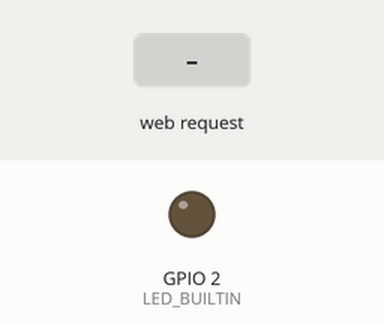
The sketch below on a simulated ESP32. Shown: output pins drawn as LEDs (lit = HIGH). The inputs (shaded band) are chosen by the test bench. WiFi joins after 1.5 s; servers stay silent unless stated; storage starts empty; what the sketch prints to the serial monitor is not drawn.

Above: at 2.7 s.
2.8 s: HTTP request GET /on received
At 3.7 s:
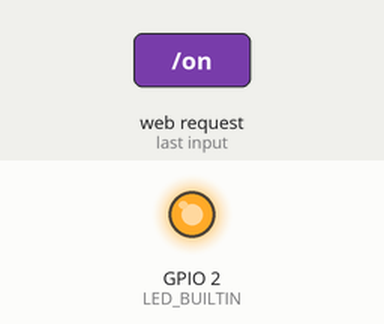
4.3 s: HTTP request GET /off received
At 4.8 s:
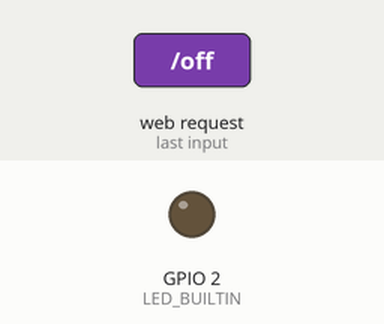
Timing chart, 0 to 7.3 s (numbered marks = the images above; inputs shaded):
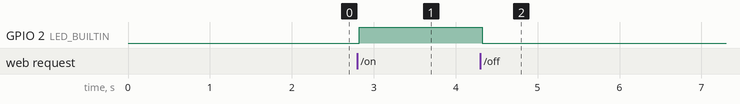

Measured:
- after the input at 2.8 s, GPIO 2 (LED_BUILTIN): LOW → HIGH at once
- after the input at 4.3 s, GPIO 2 (LED_BUILTIN): HIGH → LOW at once

The sketch:

SPIFFS.ino
```cpp
//
// A simple server implementation showing how to:
//  * serve static messages
//  * read GET and POST parameters
//  * handle missing pages / 404s
//
#define LED_BUILTIN 2
#include <Arduino.h>
#ifdef ESP32
#include <WiFi.h>
#include <AsyncTCP.h>
#elif defined(ESP8266)
#include <ESP8266WiFi.h>
#include <ESPAsyncTCP.h>
#endif
#include <ESPAsyncWebServer.h>
#include "SPIFFS.h"
AsyncWebServer server(80);

const char* ssid = "*******";
const char* password = "********";

const char* PARAM_MESSAGE = "message";

void notFound(AsyncWebServerRequest *request) {
    request->send(404, "text/plain", "Not found");
}

void setup() {
    pinMode(LED_BUILTIN, OUTPUT);

    Serial.begin(115200);
    WiFi.mode(WIFI_STA);
    WiFi.begin(ssid, password);
    while (WiFi.status() != WL_CONNECTED) {
      delay(500);
      Serial.print(".");
  }
    if(!SPIFFS.begin(true)){
      Serial.println("An Error has occurred while mounting SPIFFS");
      return;
  }
    Serial.println("Connected");
    Serial.print("IP Address: ");
    Serial.println(WiFi.localIP());

    server.on("/", HTTP_GET, [](AsyncWebServerRequest *request){
        request->send(SPIFFS, "/index.html", String());
    });
    server.on("/on", HTTP_GET, [](AsyncWebServerRequest *request){
        digitalWrite(LED_BUILTIN, HIGH);
        request->send(200, "text/plain", "WOW you are weird");
    });
    server.on("/off", HTTP_GET, [](AsyncWebServerRequest *request){
        digitalWrite(LED_BUILTIN, LOW);
        request->send(200, "text/plain", "WOW you are weird");
    });

    server.onNotFound(notFound);

    server.begin();
}

void loop() {
}
```
